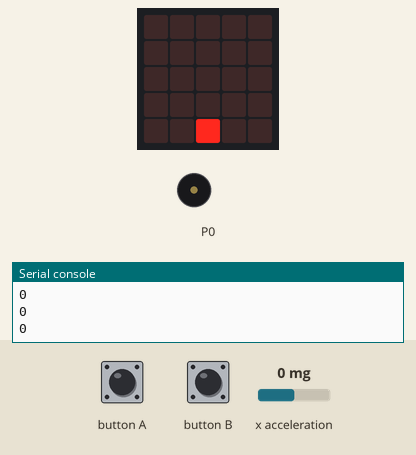
Recording of a program running on a simulated BBC micro:bit (MakeCode). On the bench: the board's 5×5 LED display, buzzer (waves = sounding), the last lines printed to the serial console. The inputs (shaded band) are chosen by the test bench; at power-on: x acceleration 0 mg.

Above: at 1.2 s.
1.3 s: x acceleration set to -1440 mg
At 2.3 s:
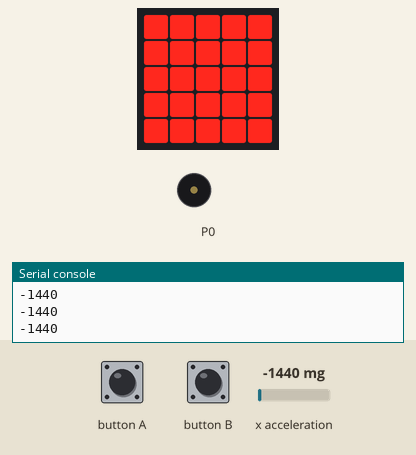
2.8 s: x acceleration set to -750 mg
At 3.4 s:
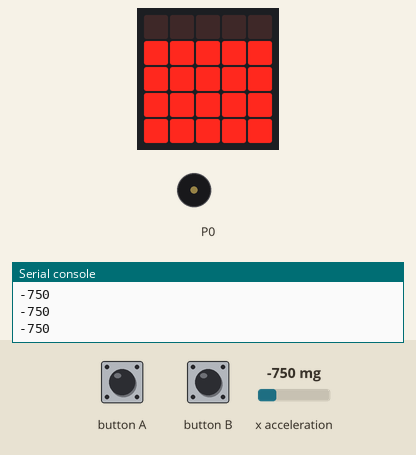
4.3 s: x acceleration set to 330 mg
At 4.6 s:
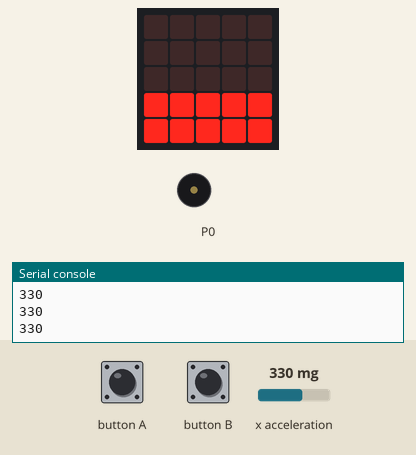
5.8 s: x acceleration set to 270 mg
At 7.0 s:
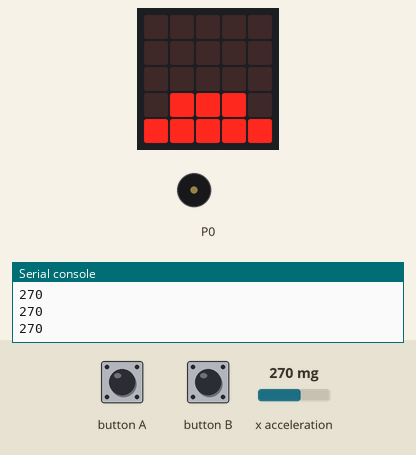
7.3 s: button B pressed for 0.15 s
At 8.7 s:
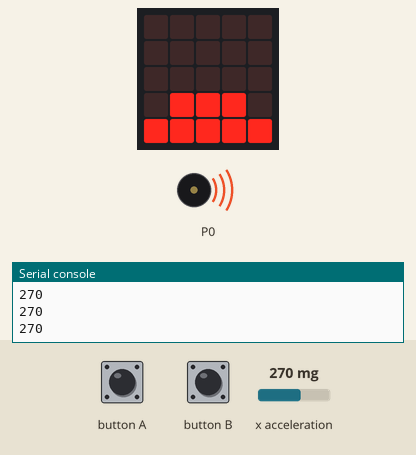
Timing chart, 0 to 11.4 s (numbered marks = the images above; inputs shaded):
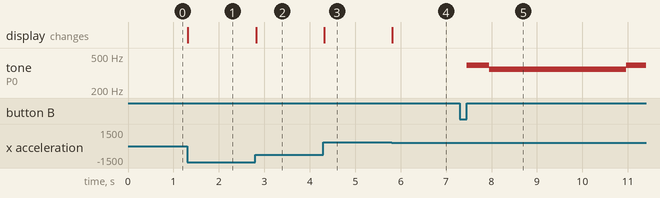

Measured:
- after the input at 1.3 s, the display: changes at once (image 1)
- after the input at 2.8 s, the display: changes at once (image 2)
- after the input at 4.3 s, the display: changes at once (image 3)
- after the input at 5.8 s, the display: changes at once (image 4)
- after the input at 7.3 s, tone on P0: silent → 392 Hz after 0.15 s, → 349 Hz 0.51 s later, → 392 Hz 3.0 s later

The program:

main.ts
```typescript
input.onButtonPressed(Button.A, function play_music() {
    music.play(music.builtinPlayableSoundEffect(soundExpression.giggle), music.PlaybackMode.UntilDone)
})
input.onButtonPressed(Button.B, function play_my_music() {
    music.play(music.stringPlayable("G F G A - F E D", 120), music.PlaybackMode.UntilDone)
})
basic.forever(function speed() {
    let x = input.acceleration(Dimension.X)
    led.plotBarGraph(x, 1023)
    if (x > 300) {
        music.changeTempoBy(20)
    } else {
        music.changeTempoBy(-20)
    }

})
```

test.ts
```typescript
// les proves van aquí; això no es compilarà quan aquest paquet s'usi com a extensió.
```
